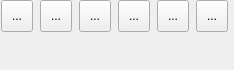
<?xml version="1.0" encoding="UTF-8"?>
<ui version="4.0">
 <class>ToolBar</class>
 <widget class="QWidget" name="ToolBar">
  <property name="geometry">
   <rect>
    <x>0</x>
    <y>0</y>
    <width>234</width>
    <height>70</height>
   </rect>
  </property>
  <property name="windowTitle">
   <string>Form</string>
  </property>
  <layout class="QHBoxLayout" name="horizontalLayout">
   <property name="leftMargin">
    <number>0</number>
   </property>
   <property name="topMargin">
    <number>0</number>
   </property>
   <property name="rightMargin">
    <number>0</number>
   </property>
   <property name="bottomMargin">
    <number>0</number>
   </property>
   <item>
    <layout class="QVBoxLayout" name="verticalLayout">
     <property name="spacing">
      <number>0</number>
     </property>
     <property name="sizeConstraint">
      <enum>QLayout::SetDefaultConstraint</enum>
     </property>
     <item>
      <widget class="ToolButton" name="toolButton">
       <property name="minimumSize">
        <size>
         <width>32</width>
         <height>32</height>
        </size>
       </property>
       <property name="maximumSize">
        <size>
         <width>32</width>
         <height>32</height>
        </size>
       </property>
       <property name="text">
        <string>...</string>
       </property>
      </widget>
     </item>
     <item>
      <spacer name="verticalSpacer">
       <property name="orientation">
        <enum>Qt::Vertical</enum>
       </property>
       <property name="sizeHint" stdset="0">
        <size>
         <width>20</width>
         <height>0</height>
        </size>
       </property>
      </spacer>
     </item>
    </layout>
   </item>
   <item>
    <layout class="QVBoxLayout" name="verticalLayout_2">
     <property name="spacing">
      <number>0</number>
     </property>
     <item>
      <widget class="ToolButton" name="toolButton2">
       <property name="minimumSize">
        <size>
         <width>32</width>
         <height>32</height>
        </size>
       </property>
       <property name="maximumSize">
        <size>
         <width>32</width>
         <height>32</height>
        </size>
       </property>
       <property name="text">
        <string>...</string>
       </property>
      </widget>
     </item>
     <item>
      <spacer name="verticalSpacer_2">
       <property name="orientation">
        <enum>Qt::Vertical</enum>
       </property>
       <property name="sizeHint" stdset="0">
        <size>
         <width>20</width>
         <height>0</height>
        </size>
       </property>
      </spacer>
     </item>
    </layout>
   </item>
   <item>
    <layout class="QVBoxLayout" name="verticalLayout_3">
     <property name="spacing">
      <number>0</number>
     </property>
     <item>
      <widget class="ToolButton" name="pOpenBtn">
       <property name="minimumSize">
        <size>
         <width>32</width>
         <height>32</height>
        </size>
       </property>
       <property name="maximumSize">
        <size>
         <width>32</width>
         <height>32</height>
        </size>
       </property>
       <property name="text">
        <string>...</string>
       </property>
      </widget>
     </item>
     <item>
      <spacer name="verticalSpacer_3">
       <property name="orientation">
        <enum>Qt::Vertical</enum>
       </property>
       <property name="sizeHint" stdset="0">
        <size>
         <width>20</width>
         <height>0</height>
        </size>
       </property>
      </spacer>
     </item>
    </layout>
   </item>
   <item>
    <layout class="QVBoxLayout" name="verticalLayout_4">
     <property name="spacing">
      <number>0</number>
     </property>
     <item>
      <widget class="ToolButton" name="pCommandBtn">
       <property name="minimumSize">
        <size>
         <width>32</width>
         <height>32</height>
        </size>
       </property>
       <property name="maximumSize">
        <size>
         <width>32</width>
         <height>32</height>
        </size>
       </property>
       <property name="text">
        <string>...</string>
       </property>
      </widget>
     </item>
     <item>
      <spacer name="verticalSpacer_4">
       <property name="orientation">
        <enum>Qt::Vertical</enum>
       </property>
       <property name="sizeHint" stdset="0">
        <size>
         <width>20</width>
         <height>0</height>
        </size>
       </property>
      </spacer>
     </item>
    </layout>
   </item>
   <item>
    <layout class="QVBoxLayout" name="verticalLayout_5">
     <property name="spacing">
      <number>0</number>
     </property>
     <item>
      <widget class="ToolButton" name="pScreenshotBtn">
       <property name="minimumSize">
        <size>
         <width>32</width>
         <height>32</height>
        </size>
       </property>
       <property name="maximumSize">
        <size>
         <width>32</width>
         <height>32</height>
        </size>
       </property>
       <property name="text">
        <string>...</string>
       </property>
      </widget>
     </item>
     <item>
      <spacer name="verticalSpacer_5">
       <property name="orientation">
        <enum>Qt::Vertical</enum>
       </property>
       <property name="sizeHint" stdset="0">
        <size>
         <width>20</width>
         <height>0</height>
        </size>
       </property>
      </spacer>
     </item>
    </layout>
   </item>
   <item>
    <layout class="QVBoxLayout" name="verticalLayout_6">
     <property name="spacing">
      <number>0</number>
     </property>
     <item>
      <widget class="ToolButton" name="pShutdownBtn">
       <property name="minimumSize">
        <size>
         <width>32</width>
         <height>32</height>
        </size>
       </property>
       <property name="maximumSize">
        <size>
         <width>32</width>
         <height>32</height>
        </size>
       </property>
       <property name="text">
        <string>...</string>
       </property>
      </widget>
     </item>
     <item>
      <spacer name="verticalSpacer_6">
       <property name="orientation">
        <enum>Qt::Vertical</enum>
       </property>
       <property name="sizeHint" stdset="0">
        <size>
         <width>20</width>
         <height>0</height>
        </size>
       </property>
      </spacer>
     </item>
    </layout>
   </item>
  </layout>
 </widget>
 <customwidgets>
  <customwidget>
   <class>ToolButton</class>
   <extends>QToolButton</extends>
   <header>toolbutton.h</header>
  </customwidget>
 </customwidgets>
 <resources/>
 <connections/>
</ui>
